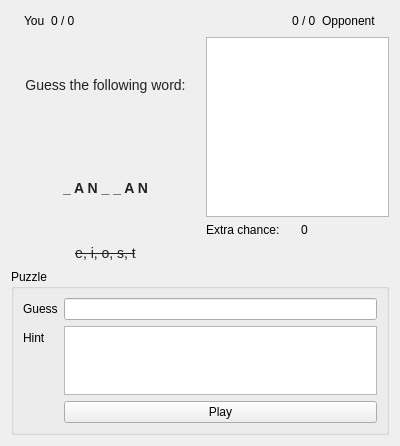
<?xml version="1.0" encoding="UTF-8"?>
<ui version="4.0">
 <class>GameWindow</class>
 <widget class="QWidget" name="GameWindow">
  <property name="geometry">
   <rect>
    <x>0</x>
    <y>0</y>
    <width>400</width>
    <height>446</height>
   </rect>
  </property>
  <property name="sizePolicy">
   <sizepolicy hsizetype="Preferred" vsizetype="Preferred">
    <horstretch>0</horstretch>
    <verstretch>0</verstretch>
   </sizepolicy>
  </property>
  <property name="windowTitle">
   <string>Form</string>
  </property>
  <layout class="QGridLayout" name="gridLayout">
   <item row="1" column="1">
    <layout class="QVBoxLayout" name="layoutRight">
     <item>
      <widget class="QGraphicsView" name="graphicsView">
       <property name="sizePolicy">
        <sizepolicy hsizetype="Preferred" vsizetype="Preferred">
         <horstretch>0</horstretch>
         <verstretch>0</verstretch>
        </sizepolicy>
       </property>
       <property name="minimumSize">
        <size>
         <width>158</width>
         <height>180</height>
        </size>
       </property>
      </widget>
     </item>
     <item>
      <layout class="QHBoxLayout" name="horizontalLayout_2">
       <item>
        <widget class="QLabel" name="lblExtraChanceLabel">
         <property name="text">
          <string>Extra chance:</string>
         </property>
        </widget>
       </item>
       <item>
        <widget class="QLabel" name="lblExtraChance">
         <property name="text">
          <string>0</string>
         </property>
        </widget>
       </item>
      </layout>
     </item>
    </layout>
   </item>
   <item row="2" column="0">
    <widget class="QLabel" name="lblWrong">
     <property name="text">
      <string>&lt;p align=&quot;center&quot;&gt;&lt;span style=&quot;font-size:14px; color:#202122;text-decoration:line-through;&quot;&gt;e, i, o, s, t&lt;/span&gt;&lt;/p&gt;</string>
     </property>
    </widget>
   </item>
   <item row="1" column="0">
    <layout class="QVBoxLayout" name="layoutLeft">
     <item>
      <layout class="QVBoxLayout" name="verticalLayout">
       <item>
        <widget class="QLabel" name="lblHint">
         <property name="sizePolicy">
          <sizepolicy hsizetype="Expanding" vsizetype="Expanding">
           <horstretch>0</horstretch>
           <verstretch>0</verstretch>
          </sizepolicy>
         </property>
         <property name="minimumSize">
          <size>
           <width>189</width>
           <height>0</height>
          </size>
         </property>
         <property name="text">
          <string>&lt;p align=&quot;center&quot;&gt;&lt;span style=&quot;font-size:14px; color:#202122; &quot;&gt;Guess the following word:&lt;/span&gt;&lt;/p&gt;</string>
         </property>
         <property name="wordWrap">
          <bool>true</bool>
         </property>
        </widget>
       </item>
       <item>
        <widget class="QLabel" name="lblPuzzle">
         <property name="sizePolicy">
          <sizepolicy hsizetype="Expanding" vsizetype="Expanding">
           <horstretch>0</horstretch>
           <verstretch>0</verstretch>
          </sizepolicy>
         </property>
         <property name="text">
          <string>&lt;p align=&quot;center&quot;&gt;&lt;span style=&quot;font-size:14px; font-weight:600; color:#202122;&quot;&gt;_ A N _ _ A N&lt;/span&gt;&lt;/p&gt;</string>
         </property>
         <property name="wordWrap">
          <bool>true</bool>
         </property>
        </widget>
       </item>
      </layout>
     </item>
    </layout>
   </item>
   <item row="0" column="0" colspan="2">
    <layout class="QHBoxLayout" name="horizontalLayout_3">
     <item>
      <widget class="QLabel" name="lblAvatar">
       <property name="text">
        <string/>
       </property>
      </widget>
     </item>
     <item>
      <widget class="QLabel" name="lblAccount">
       <property name="text">
        <string>You</string>
       </property>
      </widget>
     </item>
     <item>
      <widget class="QLabel" name="lblContactPercent">
       <property name="text">
        <string>0 / 0</string>
       </property>
      </widget>
     </item>
     <item>
      <spacer name="horizontalSpacer">
       <property name="orientation">
        <enum>Qt::Horizontal</enum>
       </property>
       <property name="sizeHint" stdset="0">
        <size>
         <width>40</width>
         <height>20</height>
        </size>
       </property>
      </spacer>
     </item>
     <item>
      <widget class="QLabel" name="lblPercent">
       <property name="text">
        <string>0 / 0</string>
       </property>
      </widget>
     </item>
     <item>
      <widget class="QLabel" name="lblContact">
       <property name="text">
        <string>Opponent</string>
       </property>
      </widget>
     </item>
     <item>
      <widget class="QLabel" name="lblContactAvatar">
       <property name="text">
        <string/>
       </property>
      </widget>
     </item>
    </layout>
   </item>
   <item row="3" column="0" colspan="2">
    <widget class="QGroupBox" name="gbPuzzle">
     <property name="sizePolicy">
      <sizepolicy hsizetype="Expanding" vsizetype="Preferred">
       <horstretch>0</horstretch>
       <verstretch>0</verstretch>
      </sizepolicy>
     </property>
     <property name="minimumSize">
      <size>
       <width>0</width>
       <height>137</height>
      </size>
     </property>
     <property name="title">
      <string>Puzzle</string>
     </property>
     <property name="flat">
      <bool>true</bool>
     </property>
     <layout class="QFormLayout" name="formLayout">
      <item row="0" column="0">
       <widget class="QLabel" name="lblGuess">
        <property name="text">
         <string>Guess</string>
        </property>
       </widget>
      </item>
      <item row="0" column="1">
       <widget class="QLineEdit" name="lneGuess"/>
      </item>
      <item row="2" column="0">
       <widget class="QLabel" name="lblMessageLabel">
        <property name="text">
         <string>Hint</string>
        </property>
       </widget>
      </item>
      <item row="2" column="1">
       <widget class="QTextEdit" name="pteHint"/>
      </item>
      <item row="3" column="1">
       <widget class="QPushButton" name="pbtPlay">
        <property name="text">
         <string>Play</string>
        </property>
       </widget>
      </item>
     </layout>
    </widget>
   </item>
   <item row="2" column="1">
    <spacer name="horizontalSpacer_2">
     <property name="orientation">
      <enum>Qt::Horizontal</enum>
     </property>
     <property name="sizeHint" stdset="0">
      <size>
       <width>40</width>
       <height>20</height>
      </size>
     </property>
    </spacer>
   </item>
  </layout>
 </widget>
 <resources/>
 <connections/>
</ui>
